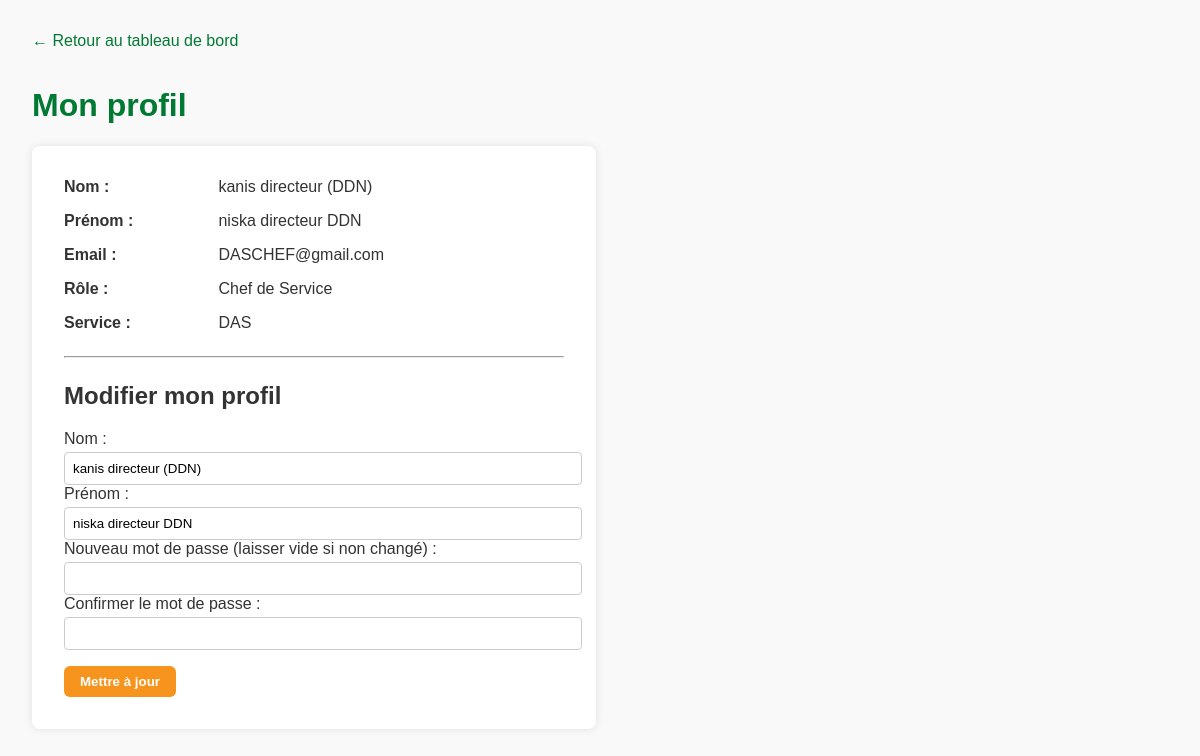
Screenshot of /profil.php (signed in) with the database file from the repository.
### tables this page shows
CREATE TABLE `utilisateurs` (
  `id` int(11) NOT NULL,
  `nom` varchar(100) NOT NULL,
  `prenom` varchar(100) NOT NULL,
  `email` varchar(150) NOT NULL,
  `mot_de_passe` varchar(255) NOT NULL,
  `role_id` int(11) NOT NULL,
  `matricule` varchar(50) DEFAULT NULL,
  `service_id` int(11) DEFAULT NULL,
  `date_creation` datetime DEFAULT current_timestamp()
);

CREATE TABLE `roles` (
  `id` int(11) NOT NULL,
  `nom` varchar(50) NOT NULL
);

CREATE TABLE `services` (
  `id` int(11) NOT NULL,
  `nom` varchar(100) NOT NULL
);

### profil.php (the view, shortened to what this page needs)
<?php
require 'config.php';
$user_id = (int) $_SESSION['user_id'];
$stmt = $pdo->prepare("SELECT u.nom, u.prenom, u.email, r.nom AS role_nom, s.nom AS service_nom
                       FROM utilisateurs u
                       LEFT JOIN roles r ON u.role_id = r.id
                       LEFT JOIN services s ON u.service_id = s.id
                       WHERE u.id = :id");
$stmt->execute(['id' => $user_id]);
$user = $stmt->fetch(PDO::FETCH_ASSOC);
?>
<!DOCTYPE html>
<html lang="fr">
<head>
</head>
<body>
<a href="dashboard.php">← Retour au tableau de bord</a>
<h1>Mon profil</h1>
<div class="profil-container">
    <div class="profil-row"><span class="profil-label">Nom :</span> <?= htmlspecialchars($user['nom']) ?></div>
    <div class="profil-row"><span class="profil-label">Prénom :</span> <?= htmlspecialchars($user['prenom']) ?></div>
    <div class="profil-row"><span class="profil-label">Email :</span> <?= htmlspecialchars($user['email']) ?></div>
    <div class="profil-row"><span class="profil-label">Rôle :</span> <?= htmlspecialchars($user['role_nom']) ?></div>
    <div class="profil-row"><span class="profil-label">Service :</span> <?= htmlspecialchars($user['service_nom'] ?? 'N/A') ?></div>
    <hr style="margin: 1.5rem 0;">
    <h2>Modifier mon profil</h2>
    <form method="post">
        <label for="nom">Nom :</label>
        <input type="text" name="nom" id="nom" value="<?= htmlspecialchars($user['nom']) ?>" required>
        <label for="prenom">Prénom :</label>
        <input type="text" name="prenom" id="prenom" value="<?= htmlspecialchars($user['prenom']) ?>" required>
        <label for="password">Nouveau mot de passe (laisser vide si non changé) :</label>
        <input type="password" name="password" id="password">
        <label for="confirm">Confirmer le mot de passe :</label>
        <input type="password" name="confirm" id="confirm">
        <input type="submit" value="Mettre à jour">
    </form>
</div>
</body>
</html>

### profil.php (style rules this page uses)
body { font-family: Arial, sans-serif; margin: 2rem; background: #f9f9f9; color: #333; }
h1 { color: #007a33; }
.profil-container { background: white; padding: 2rem; border-radius: 8px; box-shadow: 0 0 8px rgba(0,0,0,0.1); max-width: 500px; }
.profil-row { margin-bottom: 1rem; }
.profil-label { font-weight: bold; display: inline-block; width: 150px; }
input[type=text], input[type=password] { width: 100%; padding: 8px; margin-top: 4px; border-radius: 4px; border: 1px solid #ccc; }
input[type=submit] { margin-top: 1rem; padding: 8px 16px; background: #f7941d; color: white; border: none; border-radius: 6px; font-weight: bold; cursor: pointer; }
a { display: inline-block; margin-bottom: 1rem; text-decoration: none; color: #007a33; }

### rows the page displays
utilisateurs: nom "kanis directeur (DDN)", prenom "niska directeur DDN", email "DASCHEF@gmail.com", role.nom "Chef de Service", service.nom "DAS"
